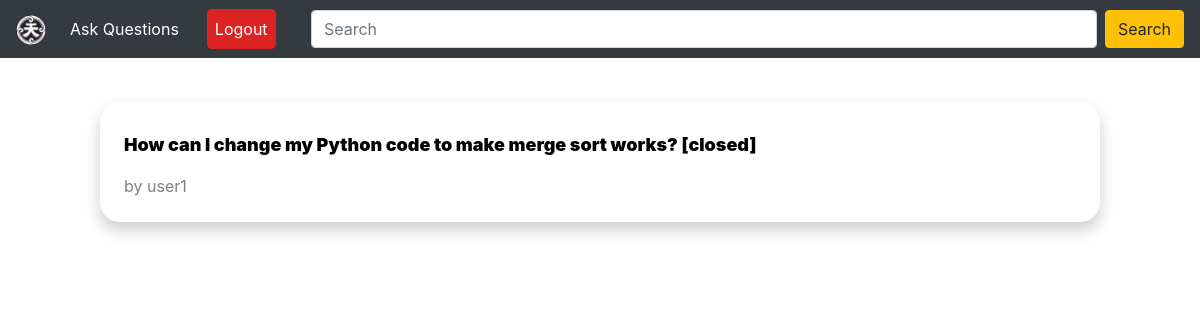
The app's page / (signed in) with its own data.
### TenjinApp/models.py (models this page shows, shortened)
class Question(models.Model):
    author = models.ForeignKey(User, null=False, on_delete=models.CASCADE)
    title = models.CharField(max_length=200, null=False)
    body = models.TextField(null=False)
    created_at = models.DateTimeField(auto_now_add=True)
    updated_at = models.DateTimeField(auto_now=True)

### TenjinApp/views.py (the view)
# urls.py: path("", views.homePage, name="index"),
def homePage(request):
    questions = Question.objects.all().order_by('-created_at')
    context = {
        'questions': questions
    }
    return render(request, "homepage.html", context)

### templates/homepage.html
{% extends 'layouts/page.html' %}
{% block content %}
{% load static %}
<div class="page">
<br>
{% for question in questions %}
<div class="question-list-item">
    <div class="main">
        <a class="question-link" href="{% url 'question' question.id %}">
            <p class="question-list-item-title">
                {{question.title}}
            </p>
            <p class="question-list-item-author">
                by {{question.author.username}}
            </p>
        </a>
    </div>
</div>
{% endfor %}
</div>
{% endblock %}

### static/css/style.css (style rules this page uses)
html, body { font-family: 'Segoe UI', Tahoma, Geneva, Verdana, sans-serif; }
*, *::after, *::before { box-sizing: border-box; }
.question-link { text-decoration: none; }
.main { max-width: 1000px; margin: 20px auto; padding: 24px; border-radius: 20px; background-color: rgb(255, 255, 255); position: relative; top: 0px; box-shadow: 0 8px 16px 0 rgba(0,0,0,0.2); transition: top 0.3s; }
.page { display: flex; flex-direction: column; }
.question-list-item-title { color: black; font-size: 18px; font-weight: 900; margin-top: 5px; }
.question-list-item-author { color: gray; margin: 0; }

### records on screen
Question: title "How can I change my Python code to make merge sort works? [closed]", author.username "user1"
